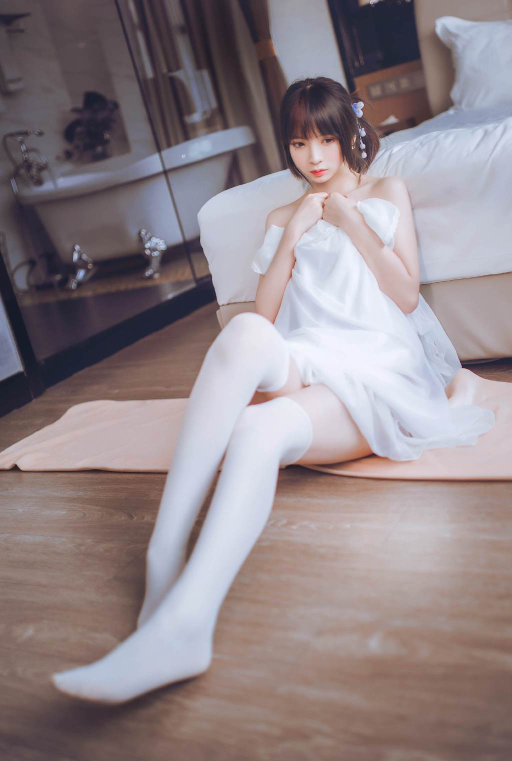
#> input picture picture_material/beauty_leg3.jpg, 1024 x 1522 px, found by its file name (shown at 1/2 size)
$ python 4.hist_cv.py
#> lines starting #> are read from the running program, lines starting #| are printed output that depends on the picture
import cv2
from matplotlib import pyplot as plt
import numpy as np

img = cv2.imread("picture_material/beauty_leg3.jpg")
#> img is the input picture: shape (1522, 1024, 3); mean B, G, R 137.4, 133.4, 145.1
img = cv2.resize(img, (int(img.shape[1]/2), int(img.shape[0]/2)), interpolation=cv2.INTER_AREA)
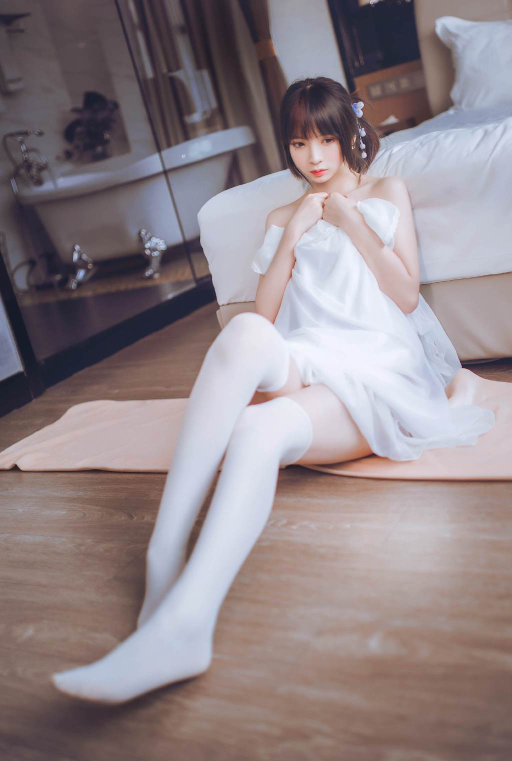
#> img: shape (761, 512, 3); mean B, G, R 137.5, 133.5, 145.2
#mask
mask = np.zeros(img.shape[:2], np.uint8)
mask[300:750, 40:400] = 255
masked_img = cv2.bitwise_and(img, img, mask = mask)
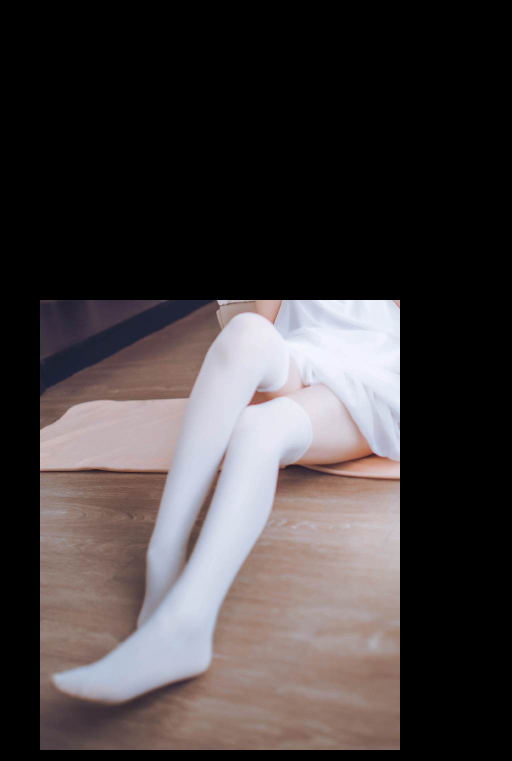
#> masked_img: shape (761, 512, 3); mean B, G, R 62, 61.3, 67.1

hist_full = cv2.calcHist([img], [0], None, [256], [0, 256])
#> hist_full = 256 values, max 3753 at index 77, min 0 at index 0, mean 1522
hist_mask = cv2.calcHist([img], [0], mask, [256], [0, 256])
#> hist_mask = 256 values, max 1942 at index 181, min 0 at index 0, mean 632.8

plt.subplot(221), plt.axis('off'), plt.imshow(img, 'gray')
plt.subplot(222), plt.axis('off'), plt.imshow(masked_img, 'gray')
plt.subplot(223), plt.plot(hist_full)
plt.subplot(224), plt.plot(hist_mask)
plt.xlim([0, 256])
plt.show()
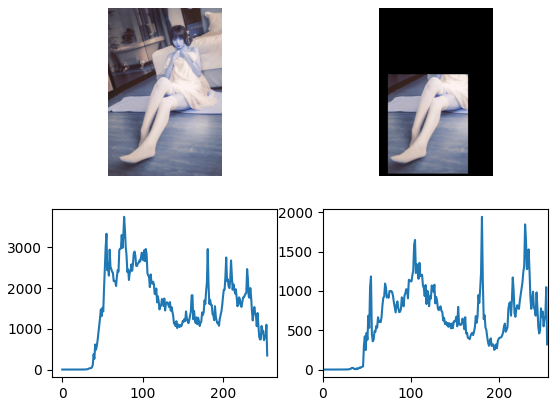
#> figure drawn by matplotlib, 4 panels; B, G, R data is drawn as R, G, B; panel 3: curve peaks at x = 77, y = 3753; panel 4: curve peaks at x = 181, y = 1942

$ run again, with picture_material/beauty_leg2.jpg copied over picture_material/beauty_leg3.jpg
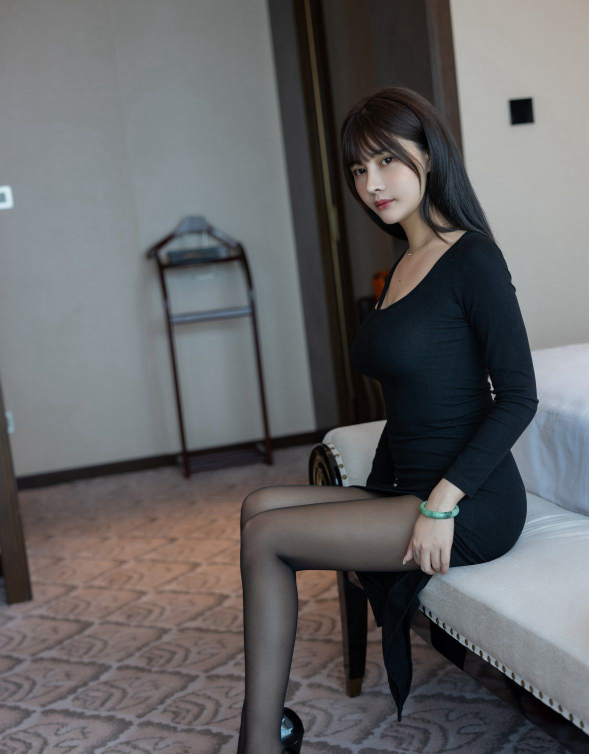
#> input picture picture_material/beauty_leg2.jpg, 1178 x 1507 px, found by its file name (shown at 1/2 size)
#> img is the input picture: shape (1507, 1178, 3); mean B, G, R 101.2, 99.8, 100.1
#> img: shape (753, 589, 3)
#> `masked_img = cv2.bitwise_and(img, img, mask = mask)`:
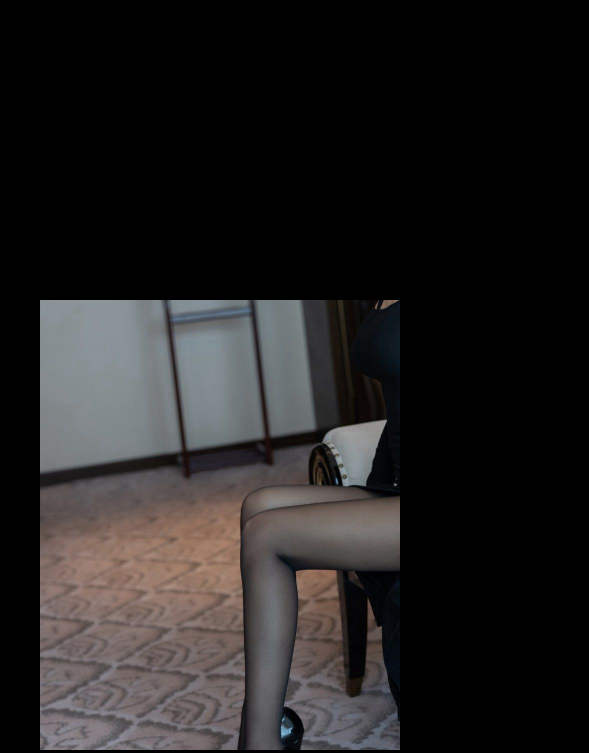
#> masked_img: shape (753, 589, 3); mean B, G, R 33.4, 33.5, 35.5
#> hist_full = 256 values, max 5169 at index 152, min 0 at index 243, mean 1732.5
#> hist_mask = 256 values, max 2285 at index 106, min 0 at index 179, mean 632.8
#> `plt.show()`:
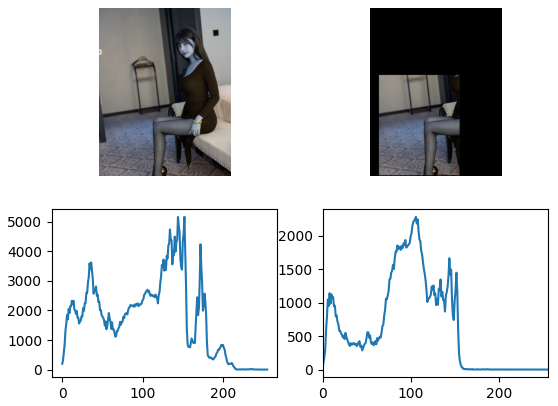
#> figure drawn by matplotlib, 4 panels; B, G, R data is drawn as R, G, B; panel 3: curve peaks at x = 152, y = 5169; panel 4: curve peaks at x = 106, y = 2285

$ run again, with picture_material/1.jpg copied over picture_material/beauty_leg3.jpg
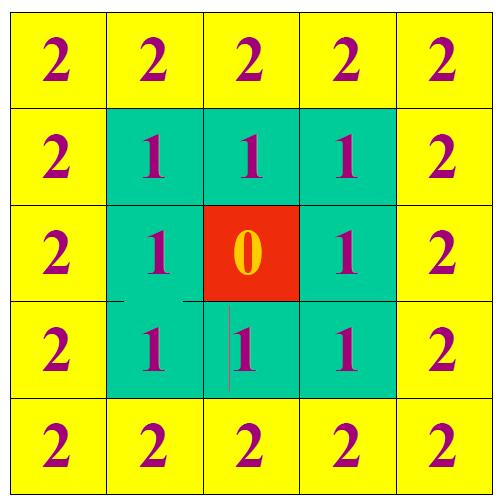
#> input picture picture_material/1.jpg, 504 x 503 px, found by its file name
#> img is the input picture: shape (503, 504, 3); mean B, G, R 71.4, 216.3, 174.1
#> `img = cv2.resize(img, (int(img.shape[1]/2), int(img.shape[0]/2)), inte..`:
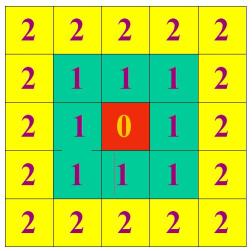
#> img: shape (251, 252, 3); mean B, G, R 71.4, 216.3, 174.1
#> masked_img: shape (251, 252, 3); every value is 0
#> hist_full = 256 values, max 15733 at index 0, min 0 at index 171, mean 247.1
#> hist_mask = 256 values from 0 to 0
#> `plt.show()`:
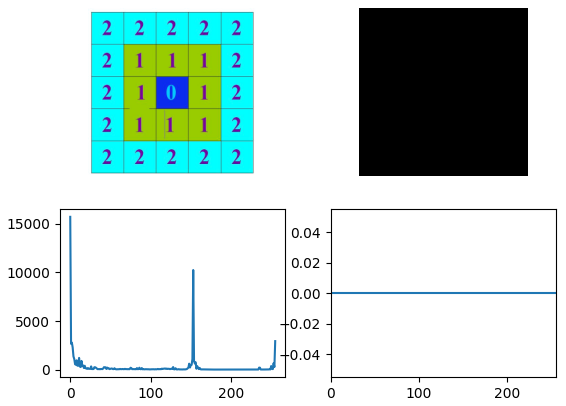
#> figure drawn by matplotlib, 4 panels; B, G, R data is drawn as R, G, B; panel 3: curve peaks at x = 0, y = 15733
